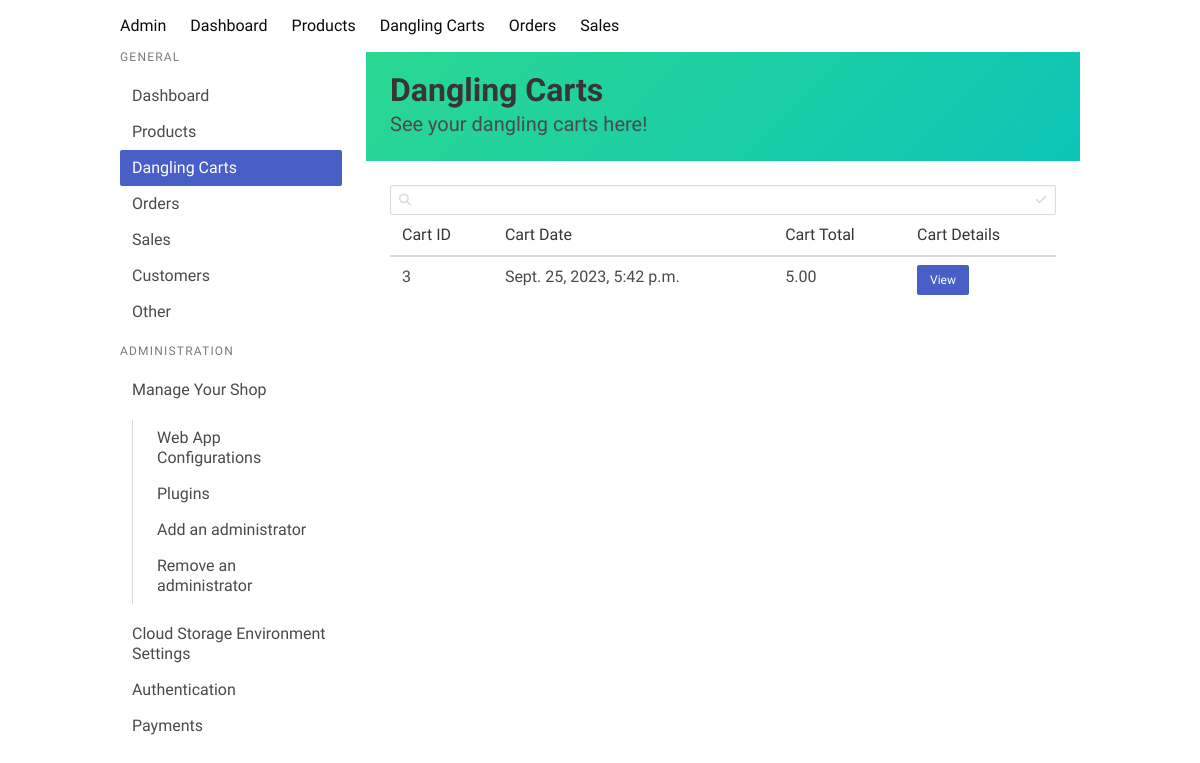
The page /dangling_carts/ on the database its author committed.
### core/models.py (models this page shows, shortened)
class AnonymousCart(models.Model):
    user = models.ForeignKey(User, on_delete=models.CASCADE, null=True, blank=True)
    products = models.ManyToManyField(Products, through='AnonymousCartItem')
    total = models.DecimalField(max_digits=10, decimal_places=2, default=0)
    date_of_creation = models.DateTimeField(auto_now_add=True)

### core/views.py (the view)
# urls.py: path('dangling_carts/', views.admin_carts, name='dangling_carts'),
def admin_carts(request):
    carts = []
    anonymous_carts = AnonymousCart.objects.all()
    ver_carts = Cart.objects.all()
    carts = list(chain(anonymous_carts, ver_carts))
    return render(request, 'shop/carts.html', {'carts': carts})

### core/context_processors.py (called while the page is built)
def categories(request):
    return {
        'categories': ProductCategory.objects.all()
    }

def cart(request):
    if request.user.is_authenticated:
        print(request.user)
        try:
            cart = Cart.objects.get(user=request.user)
            print(cart.cartitem_set)
            cart = cart.cartitem_set.count()
            return {
                'cart': cart
            }
        except:
            return {
                'cart': 0
            }
    else:
        cart_id = request.session.get('cart_id')
        print(cart_id)
        if cart_id:
            try:
                cart = AnonymousCart.objects.get(id=cart_id)
                cart = cart.anonymouscartitem_set.count()
                return {
                    'cart': cart
                }
            except:
                return {
                    'cart': 0
                }
        else:
            return {
                'cart': 0
            }

### core/templates/shop/carts.html (shortened to what this page needs)
{% extends 'shop/base.html' %}
{% load static %}
{% block content %}
<section class="hero is-colorful welcome is-small is-fixed-top">
    <div class="hero-body">
        <div class="container">
            <h1 class="title">
                Dangling Carts
            </h1>
            <h2 class="subtitle">
                See your dangling carts here!
            </h2>
        </div>
    </div>
</section>
<div class="card-content">
    <div class="content">
        <div class="control has-icons-left has-icons-right inventory-search">
            <input class="input is-small" type="text" placeholder="">
            <span class="icon is-medium is-left">
            </span>
            <span class="icon is-medium is-right">
            </span>
        </div>
        <div class="inventory">
            <table id="product-table">
                <thead>
                    <td>Cart ID</td>
                    <td>Cart Date</td>
                    <td>Cart Total</td>
                    <td>Cart Details</td>
                </thead>
                <tbody>
                    {% for cart in carts %}
                    <tr>
                        <td>{{ cart.id }}</td>
                        <td>{{ cart.date_of_creation }}</td>
                        <td>{{ cart.total }}</td>
                        <td><a href="/cart_details/{{cart.id}}" class="button is-small is-link">View</a></td>
                    </tr>
                    {% endfor %}
                </tbody>
            </table>
        </div>
    </div>
</div>
{% endblock %}

### core/templates/shop/base.html (style rules this page uses)
body { height: 100%; font-family: 'Andika', sans-serif; overflow-x: hidden !important; overflow-y: hidden !important; scroll-behavior: smooth; }
html { overflow-y: hidden !important; overflow-x: hidden !important; }
.is-colorful { background-image: linear-gradient(-45deg, #0cc5b7 0%, #2bd891 100%); }

### rows shown on the page
AnonymousCart: id "3", date_of_creation "Sept. 25, 2023, 5:42 p.m.", total "5.00"
